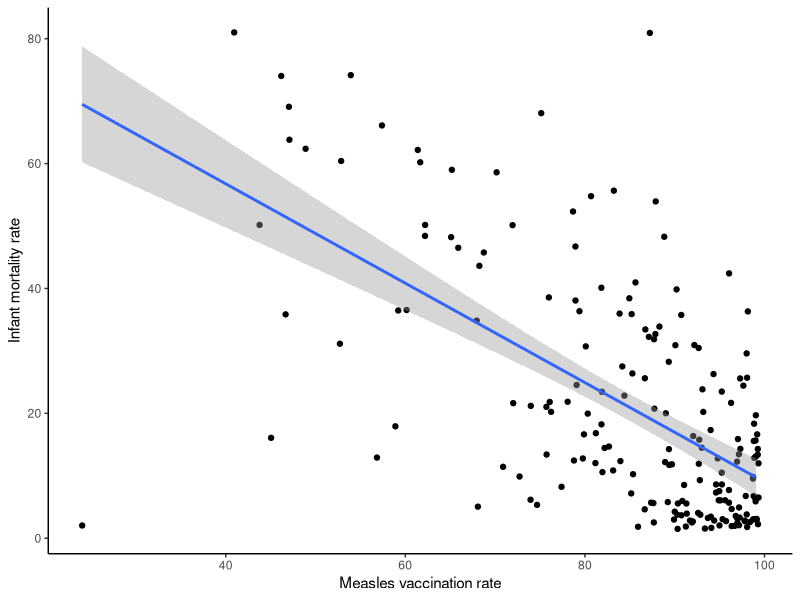
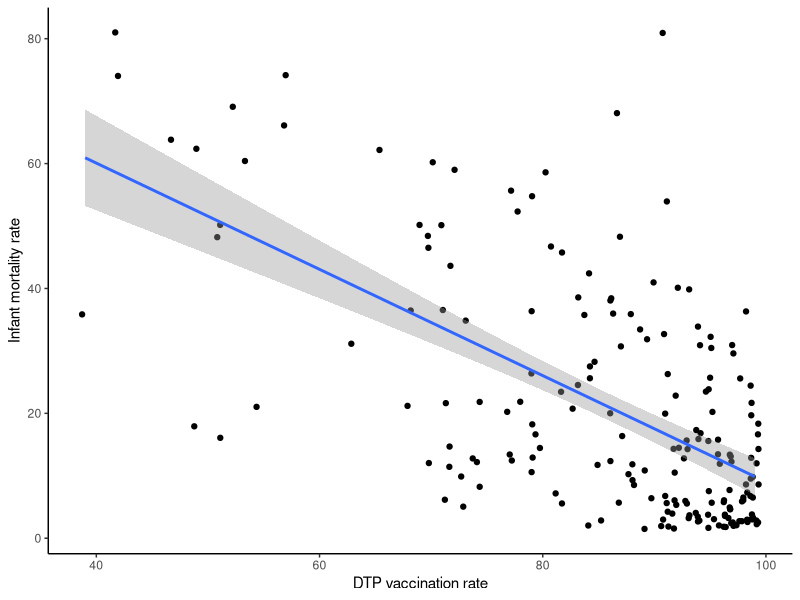
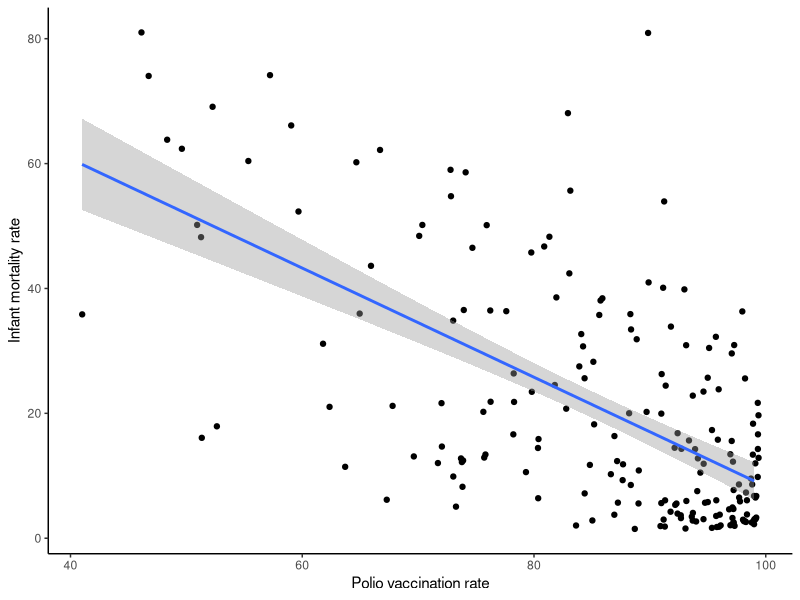
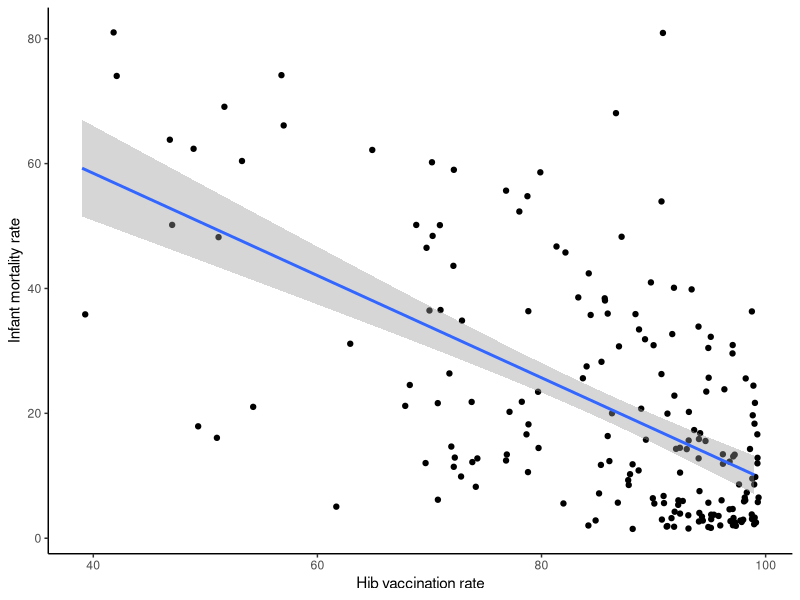
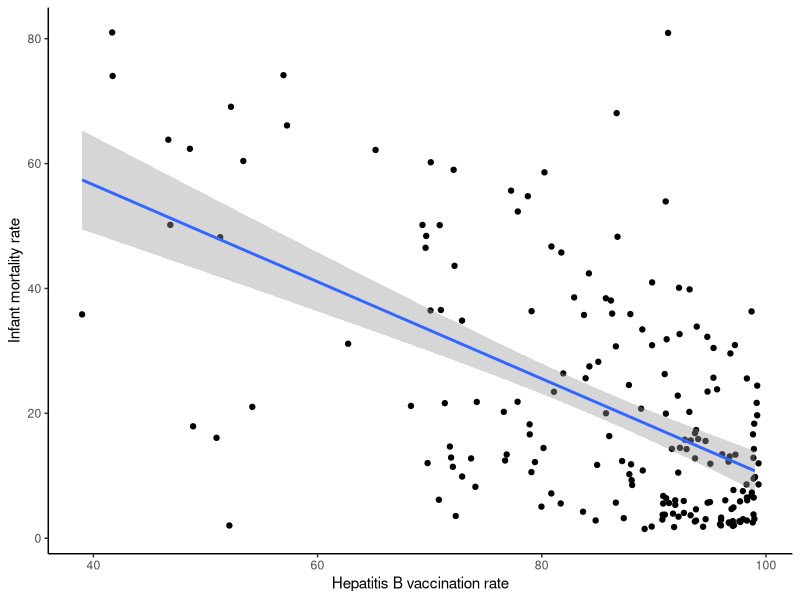
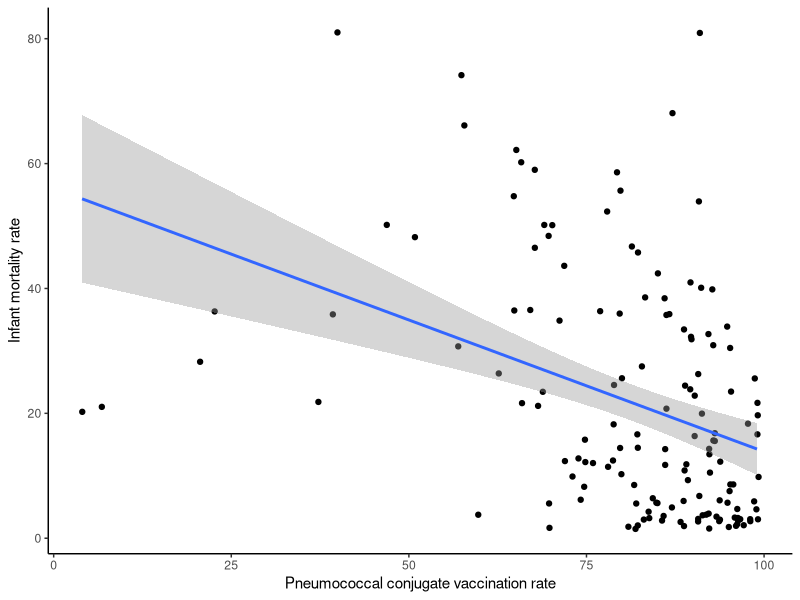
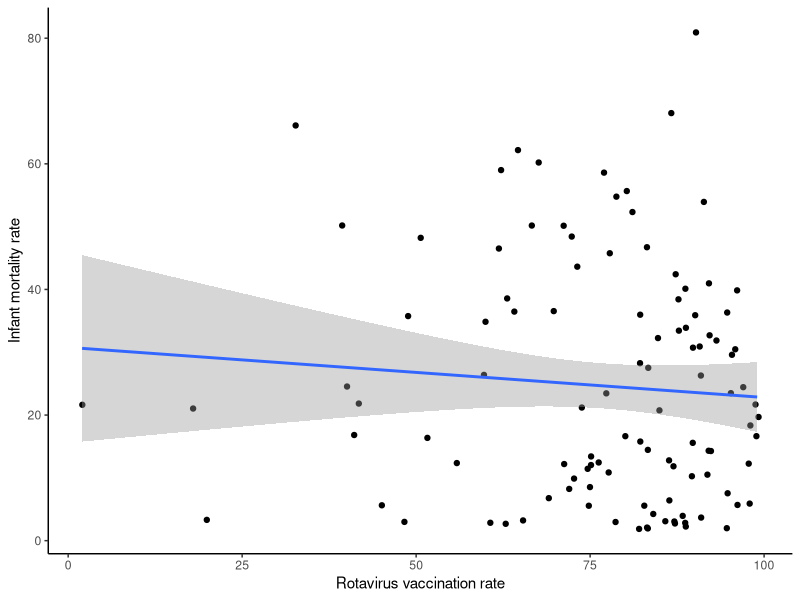
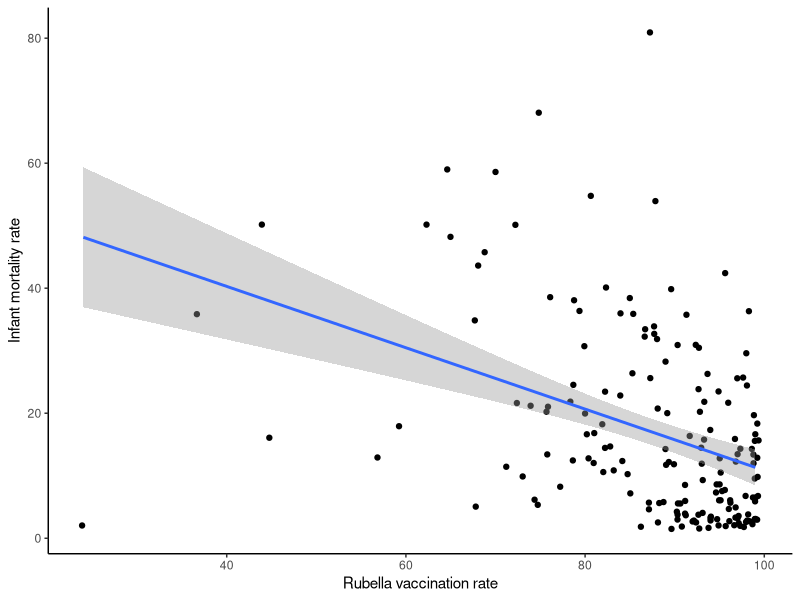

R code for these plots, in order: (Note: this script raises an error after producing the figures.)
library(tidyverse)
library(cowplot)
library(car)

df = read_tsv("../data/Unicef_vaccination_doses_2019.txt")

# this includes several rows that are about continents like 'Africa' or other stuff like "Australia and New Zealand"
#and I'm ONLY interested in the country stuff

non_countries = c("Africa", "Americas", "Australia and New Zealand", "Central Asia", "Central and Southern Asia",
                 "East Asia and Pacific", "Eastern Asia", "Eastern Europe and Central Asia",
                 "Eastern Mediterranean", "Eastern and South-Eastern Asia", "Eastern and Southern Africa", "Europe",
                 "Europe and Central Asia", "Europe and Northern America", "Landlocked developing countries (LLDCs)",
                 "Latin America & the Caribbean", "Latin America and Caribbean", "Least developed countries (LDCs)",
                 "Middle East and North Africa", "North America", "Northern Africa", "Northern Africa and Western Asia",
                 "Oceania", "Oceania excluding Australia and New Zealand", "Small Island Developing States (SIDS)",
                 "South Asia", "South-Eastern Asia", "Southeast Asia", "Southern Asia",
                 "UNICEF reporting regions - Global", "West and Central Africa", "Western Asia", "Western Europe",
                 "Western Pacific", "World", "World Bank (high income)", "World Bank (low income)",
                 "World Bank (lower middle income)", "World Bank (upper middle income)",
                 "World Health Organisation regions - Global", "sub-Saharan Africa")

# select for infant mortality data 
IMR_df = df %>% filter(Indicator == "Infant mortality rate" & Sex == "Total") 
# remove non-countries 
for (i in 1:length(non_countries)) {
  area = non_countries[i]
  IMR_df = IMR_df[IMR_df$`Geographic area` != area,]
}

#select for child mortality data 
CMR_df = df %>% filter(Indicator == "Child mortality rate (aged 1-4 years)" & Sex == "Total")
for (i in 1:length(non_countries)) {
  area = non_countries[i]
  CMR_df = CMR_df[CMR_df$`Geographic area` != area,]
}

# MMR 
mmr_str = "Percentage of surviving infants who received the first dose of measles-containing vaccine"
mmr_df = df %>% filter(Indicator == mmr_str)
for (i in 1:length(non_countries)) {
  area = non_countries[i]
  mmr_df = mmr_df[mmr_df$`Geographic area` != area,]
}

# DTP
dtp_str = "Percentage of surviving infants who received the third dose of DTP-containing vaccine"
dtp_df = df %>% filter(Indicator == dtp_str)
for (i in 1:length(non_countries)) {
  area = non_countries[i]
  dtp_df = dtp_df[dtp_df$`Geographic area` != area,]
}

# Polio
polio_str = "Percentage of surviving infants who received the third dose of inactivated polio-containing vaccine"
polio_df = df %>% filter(Indicator == polio_str)
for (i in 1:length(non_countries)) {
  area = non_countries[i]
  polio_df = polio_df[polio_df$`Geographic area` != area,]
}

# HIB
hib_str = "Percentage of surviving infants who received the third dose of Hib-containing vaccine"
hib_df = df %>% filter(Indicator == hib_str)
for (i in 1:length(non_countries)) {
  area = non_countries[i]
  hib_df = hib_df[hib_df$`Geographic area` != area,]
}

# HEP B
hepb_str = "Percentage of surviving infants who received the third dose of hep B-containing vaccine"
hepb_df = df %>% filter(Indicator == hepb_str)
for (i in 1:length(non_countries)) {
  area = non_countries[i]
  hepb_df = hepb_df[hepb_df$`Geographic area` != area,]
}

# PCV 
pcv_str = "Percentage of surviving infants who received the third dose of pneumococcal conjugate-containing vaccine (PCV)"
pcv_df = df %>% filter(Indicator == pcv_str)
for (i in 1:length(non_countries)) {
  area = non_countries[i]
  pcv_df = pcv_df[pcv_df$`Geographic area` != area,]
}

# Rotavirus 
rota_str = "Percentage of surviving infants who received the last dose of rotavirus-containing vaccine (2nd or 3rd dose depending on vaccine used)"
rota_df = df %>% filter(Indicator == rota_str)
for (i in 1:length(non_countries)) {
  area = non_countries[i]
  rota_df = rota_df[rota_df$`Geographic area` != area,]
}

# TB 
tb_str = "Percentage of live births who received bacille Calmette-Guerin (vaccine against tuberculosis)"
tb_df = df %>% filter(Indicator == tb_str)
for (i in 1:length(non_countries)) {
  area = non_countries[i]
  tb_df = tb_df[tb_df$`Geographic area` != area,]
}

# Rubella
rubella_str = "Percentage of surviving infants who received the first dose of rubella-containing vaccine"
rubella_df = df %>% filter(Indicator == rubella_str)
for (i in 1:length(non_countries)) {
  area = non_countries[i]
  rubella_df = rubella_df[rubella_df$`Geographic area` != area,]
}


# Downsample and rename 
imr_slim = IMR_df %>% select(`Geographic area`, OBS_VALUE)
imr_slim = imr_slim %>% rename("IMR" = OBS_VALUE)

mmr_slim = mmr_df %>% select(`Geographic area`, OBS_VALUE)
mmr_slim = mmr_slim %>% rename("measles" = OBS_VALUE)

dtp_slim = dtp_df %>% select(`Geographic area`, OBS_VALUE)
dtp_slim = dtp_slim %>% rename("dtp" = OBS_VALUE)

polio_slim = polio_df %>% select(`Geographic area`, OBS_VALUE)
polio_slim = polio_slim %>% rename("polio" = OBS_VALUE)

hib_slim = hib_df %>% select(`Geographic area`, OBS_VALUE) 
hib_slim = hib_slim %>% rename("hib" = OBS_VALUE)

hepb_slim = hepb_df %>% select(`Geographic area`, OBS_VALUE) 
hepb_slim = hepb_slim %>% rename("hepb" = OBS_VALUE)

pcv_slim = pcv_df %>% select(`Geographic area`, OBS_VALUE)
pcv_slim = pcv_slim %>% rename("pcv" = OBS_VALUE)

rota_slim = rota_df %>% select(`Geographic area`, OBS_VALUE)
rota_slim = rota_slim %>% rename("rotavirus" = OBS_VALUE)

rubella_slim = rubella_df %>% select(`Geographic area`, OBS_VALUE)
rubella_slim = rubella_slim %>% rename("rubella" = OBS_VALUE)

tb_slim = tb_df %>% select(`Geographic area`, OBS_VALUE)
tb_slim = tb_slim %>% rename("tb" = OBS_VALUE)


imr_mmr = left_join(mmr_slim, imr_slim, by = c("Geographic area" = "Geographic area"))

imr_mmr_plot = ggplot(data = imr_mmr, aes(x = measles, y = IMR)) + 
  geom_jitter() + 
  theme_classic() + 
  geom_smooth(method = 'lm') + 
  labs(x = "Measles vaccination rate", y = "Infant mortality rate")
print(imr_mmr_plot)

imr_dtp = left_join(dtp_slim, imr_slim, by = c("Geographic area" = "Geographic area"))

imr_dtp_plot = ggplot(data = imr_dtp, aes(x = dtp, y = IMR)) + 
  geom_jitter() + 
  theme_classic() + 
  geom_smooth(method = 'lm') + 
  labs(x = "DTP vaccination rate", y = "Infant mortality rate")
print(imr_dtp_plot)

imr_polio = left_join(polio_slim, imr_slim, by = c("Geographic area" = "Geographic area"))

imr_polio_plot = ggplot(data = imr_polio, aes(x = polio, y = IMR)) + 
  geom_jitter() + 
  theme_classic() + 
  geom_smooth(method = 'lm') + 
  labs(x = "Polio vaccination rate", y = "Infant mortality rate")
print(imr_polio_plot)

imr_hib = left_join(hib_slim, imr_slim, by =c("Geographic area" = "Geographic area"))

imr_hib_plot = ggplot(data = imr_hib, aes(x = hib, y = IMR)) + 
  geom_jitter() + 
  theme_classic() + 
  geom_smooth(method = 'lm') + 
  labs(x = "Hib vaccination rate", y = "Infant mortality rate")
print(imr_hib_plot)

imr_hepb = left_join(hepb_slim, imr_slim, by = c("Geographic area" = "Geographic area"))

imr_hepb_plot = ggplot(data = imr_hepb, aes(x = hepb, y = IMR)) + 
  geom_jitter() + 
  theme_classic() + 
  geom_smooth(method = 'lm') + 
  labs(x = "Hepatitis B vaccination rate", y = "Infant mortality rate")
print(imr_hepb_plot)

imr_pcv = left_join(pcv_slim, imr_slim, by = c("Geographic area" = "Geographic area"))

imr_pcv_plot = ggplot(data = imr_pcv, aes(x = pcv, y = IMR)) + 
  geom_jitter() + 
  theme_classic() + 
  geom_smooth(method = 'lm') + 
  labs(x = "Pneumococcal conjugate vaccination rate", y = "Infant mortality rate")
print(imr_pcv_plot)

imr_rota = left_join(rota_slim, imr_slim, by = c("Geographic area" = "Geographic area")) 

imr_rota_plot = ggplot(data = imr_rota, aes(x = rotavirus, y = IMR)) + 
  geom_jitter() + 
  theme_classic() + 
  geom_smooth(method = 'lm') + 
  labs(x = "Rotavirus vaccination rate", y = "Infant mortality rate")
print(imr_rota_plot)

imr_rubella = left_join(rubella_slim, imr_slim, by = c("Geographic area" = "Geographic area")) 

imr_rubella_plot = ggplot(data = imr_rubella, aes(x = rubella, y = IMR)) + 
  geom_jitter() + 
  theme_classic() + 
  geom_smooth(method = 'lm') + 
  labs(x = "Rubella vaccination rate", y = "Infant mortality rate")
print(imr_rubella_plot)

imr_tb = left_join(tb_slim, imr_slim, by = c("Geographic area" = "Geographic area")) 

imr_tb_plot = ggplot(data = imr_tb, aes(x = tb, y = IMR)) + 
  geom_jitter() + 
  theme_classic() + 
  geom_smooth(method = 'lm') + 
  labs(x = "Tuberculosis vaccination rate", y = "Infant mortality rate")
print(imr_tb_plot)

plot_grid(imr_dtp_plot, imr_hib_plot, imr_hepb_plot, imr_polio_plot, imr_rota_plot, imr_tb_plot, imr_pcv_plot, 
          imr_mmr_plot, labels = "AUTO")

grid = plot_grid(imr_dtp_plot, imr_hib_plot, imr_hepb_plot, imr_polio_plot, 
                 imr_rubella_plot, imr_rota_plot, imr_tb_plot, imr_pcv_plot, 
                 imr_mmr_plot)

# linear regression statistics
lm_dtp = lm(IMR~dtp, imr_dtp)
lm_hib = lm(IMR~hib, imr_hib)
lm_hepb = lm(IMR~hepb, imr_hepb)
lm_polio = lm(IMR~polio, imr_polio)
lm_rota = lm(IMR~rotavirus, imr_rota)
lm_tb = lm(IMR~tb, imr_tb)
lm_pcv = lm(IMR~pcv, imr_pcv)
lm_mmr = lm(IMR~measles, imr_mmr)

# linear regression assumptions 
my.dir <-rstudioapi::getActiveDocumentContext()$path
vaccine <- sub("(.*vaccine_reevaluation\\/).*", "\\1", my.dir)

# DTP
plot(lm_dtp, 1) # 1_linear
durbinWatsonTest(lm_dtp) # 2_independent
plot(lm_dtp, 3) # 3_constant_variance
ncvTest(lm_dtp) # 4_constant_variance_test

# HIB 
plot(lm_hib, 1) # 1_linear
durbinWatsonTest(lm_hib) # 2_independent
plot(lm_hib, 3) # 3_constant_variance
ncvTest(lm_hib) # 4_constant_variance_test

# HEPB 
plot(lm_hepb, 1) # 1_linear
durbinWatsonTest(lm_hepb) # 2_independent
plot(lm_hepb, 3) # 3_constant_variance
ncvTest(lm_hepb) # 4_constant_variance_test

# Polio
plot(lm_polio, 1) # 1_linear
durbinWatsonTest(lm_polio) # 2_independent
plot(lm_polio, 3) # 3_constant_variance
ncvTest(lm_polio) # 4_constant_variance_test

# Rotavirus 
plot(lm_rota, 1) # 1_linear
durbinWatsonTest(lm_rota) # 2_independent
plot(lm_rota, 3) # 3_constant_variance
ncvTest(lm_rota) # 4_constant_variance_test

# TB
plot(lm_tb, 1) # 1_linear
durbinWatsonTest(lm_tb) # 2_independent
plot(lm_tb, 3) # 3_constant_variance
ncvTest(lm_tb) # 4_constant_variance_test

# PCV 
plot(lm_pcv, 1) # 1_linear
durbinWatsonTest(lm_pcv) # 2_independent
plot(lm_pcv, 3) # 3_constant_variance
ncvTest(lm_pcv) # 4_constant_variance_test

# Measles
plot(lm_mmr, 1) # 1_linear
durbinWatsonTest(lm_mmr) # 2_independent
plot(lm_mmr, 3) # 3_constant_variance
ncvTest(lm_mmr) # 4_constant_variance_test
